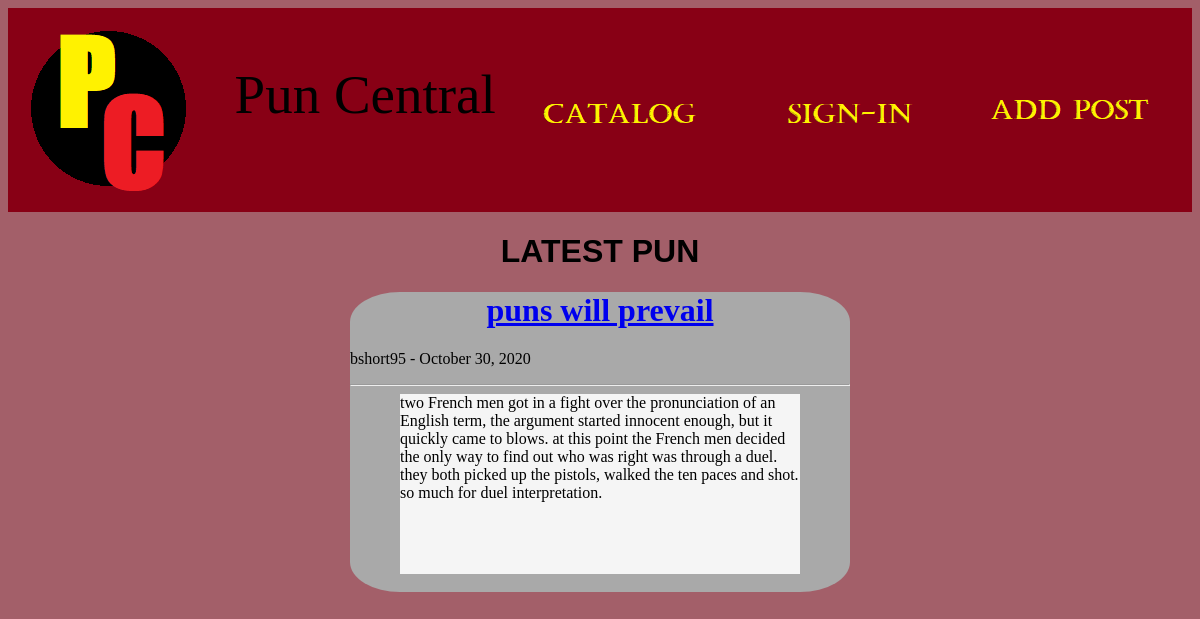
The page / on the database its author committed.
### blog/models.py (models this page shows, shortened)
class Post(models.Model):
    title = models.CharField(max_length = 100)
    content = models.TextField()
    date_posted = models.DateTimeField(default = timezone.now)
    author = models.ForeignKey(User, on_delete = models.CASCADE)

### blog/views.py (the view)
# urls.py: path('', views.home, name = 'blog-home'),
def home(request):
    context = {
        'post' : Post.objects.filter().last()
    }
    return render(request, 'blog/home.html', context)

### blog/templates/blog/home.html
{% extends "blog/base.html" %}
{% block content %}
  <h1 style="text-align: center; font-size: 32px; font-family: sans-serif;">LATEST PUN</h1>
  <div id = "docbox" style="width: 500px; height: 300px; background-color: darkgray; margin: auto; border: 10px black; border-radius: 10%;">
    <h1 style="text-align: center; font-family: fantasy;"><a class href="{% url 'post-detail' post.id %}">{{ post.title }}</h1></a>
    <p>{{post.author}} - {{post.date_posted|date:"F d, Y"}}<p>
    <hr/>
    <p style="width: 80%; background-color: whitesmoke; margin:auto; height: 60%;">{{post.content}}</p>
  </div>
{% endblock content %}

### blog/static/blog/main.css (style rules this page uses)
#docbox { width: 500px; background-color: lightgray; }
body { background-color: rgb(163, 95, 105); }

### rows shown on the page
Post: title "puns will prevail", author "bshort95", date_posted "October 30, 2020", content "two French men got in a fight over the pronunciation of an English term, the argument started innocent enough, but it quickly came to blows. at this point the French men decided the only way to find out who was right was through a duel. they both picked up the pistols, walked the ten paces and shot. so much for duel interpretation."
